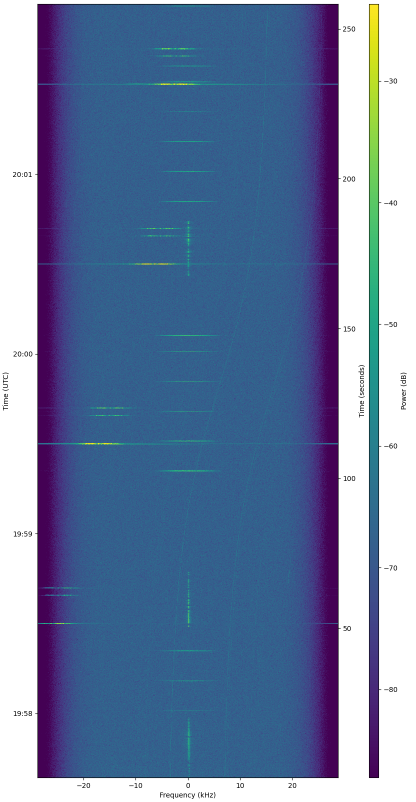
#> input picture exercises/Retrieving from SatNOGS/pass-1-waterfall.png, 832 x 1603 px (shown at 1/2 size)
$ jupyter execute --allow-errors lasarsat.ipynb
#> lines starting #> are read from the running program, lines starting #| are printed output that depends on the picture
# Retrieving SatNOGS on LASARsat

NORAD ID - 62391

[cell 1]
import pandas as pd

#> (the rest of this cell did not finish here and is left out)

## Pulling Data

Run the python other python script: `get_lasarsat.py`

[cell 2]
cols = ["id", "start", "end", "norad_cat_id", "ground_station", "observation_frequency", "waterfall", 'station_lat',
    'station_lng', 'station_alt', 'tle1', 'tle2', 'tle_source',
    'transmitter_downlink_low']
#> (the rest of this cell did not finish here and is left out)

#> (a cell that did not finish here is left out)

## Time Frame and TLE split of data

#> (a cell that did not finish here is left out)

---
# FUNCTIONS

### Predict Doppler from TLE

[cell 5]
import numpy as np
from skyfield.api import load, wgs84, EarthSatellite

#> (the rest of this cell did not finish here and is left out)

---

## Analysing a single observation

### Predicted Doppler shift from TLE

#> (a cell that did not finish here is left out)

### Measured Doppler shift from Waterfall

[cell 7]
import urllib.request
from PIL import Image

#> (the rest of this cell did not finish here and is left out)

[cell 8]
waterfall_1 = Image.open(r"pass-1-waterfall.png")
#> waterfall_1 is the input picture: PIL image 832x1603 RGBA; mean R, G, B, A 110.6, 129.5, 165.1, 255
w, h = waterfall_1.size
#> w = 832; h = 1603
display(waterfall_1.resize((w // 2, h // 2)))
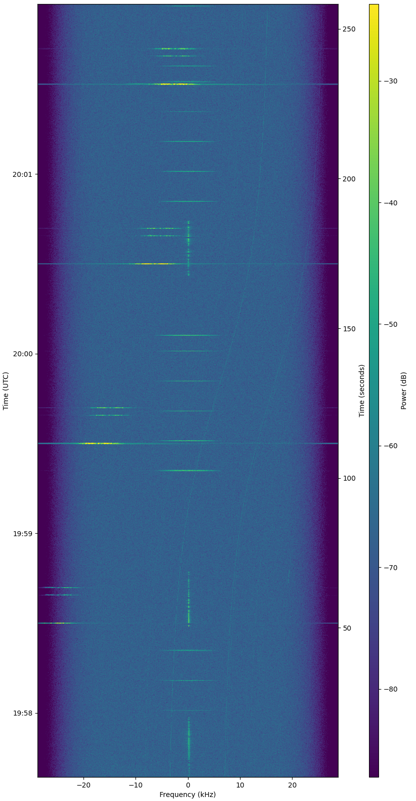
#> shown: PIL image 416x801 RGBA; mean R, G, B, A 110.5, 129.5, 165.1, 255
